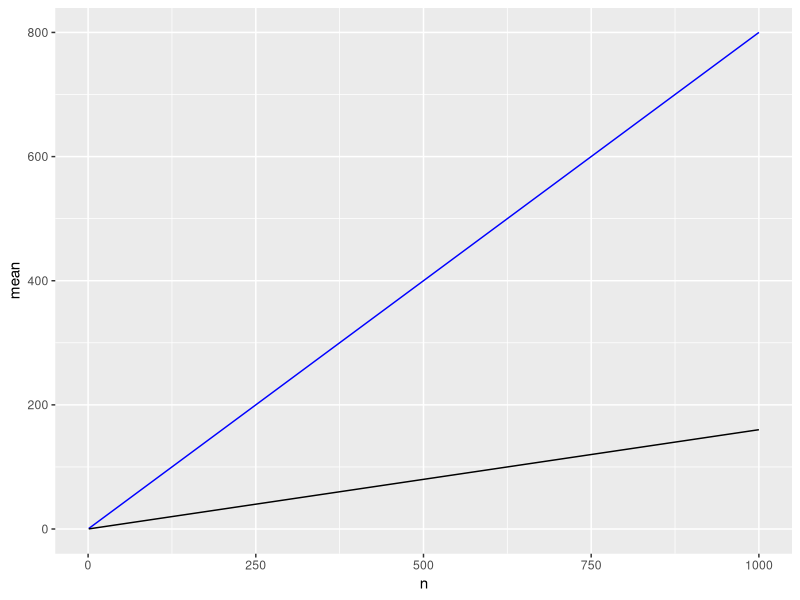
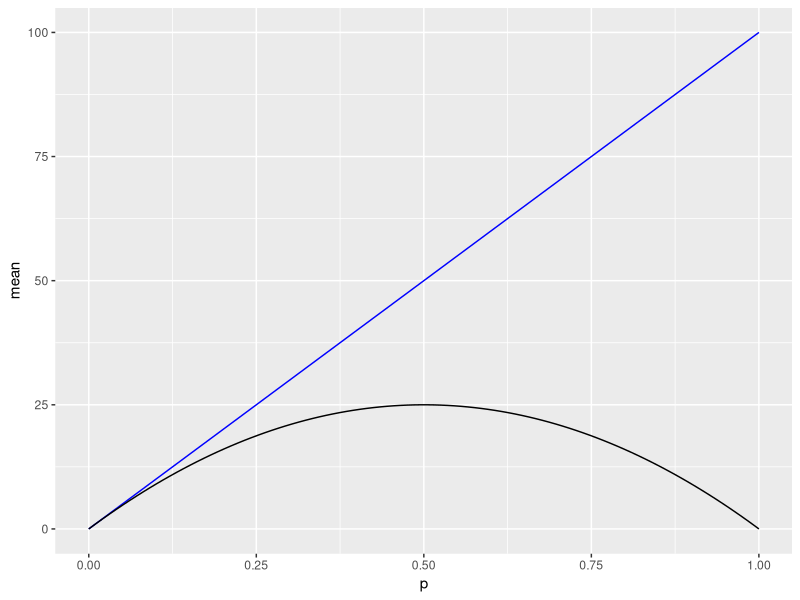
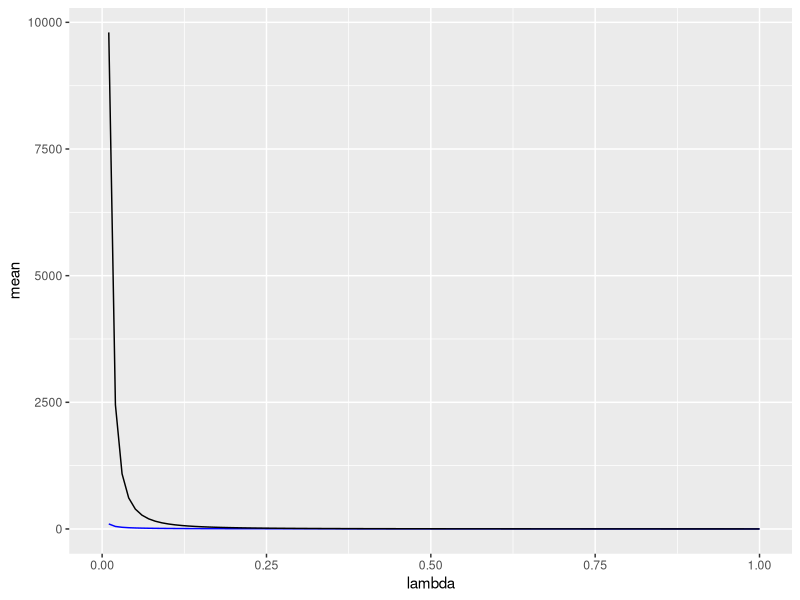

Here is the R script that generated these plots, in order:
## ---- chunk 1
knitr::opts_chunk$set(tidy.opts=list(width.cutoff=80), tidy=TRUE)
## ---- chunk 2
library(tidyverse)
## ---- chunk 3
# Mean and standard deviation of X_n random variables
mean_Xn = 0
variance_Xn = 1/4

# Number of independent variables
n = 364

# Mean and sd of sum of independent variables
mean_CLT = n * mean_Xn
variance_CLT = n * variance_Xn
## ---- chunk 4
mean_Y365 = 100 + mean_CLT
## ---- chunk 5
p_100 = 1 - pnorm(100, mean = mean_Y365, sd = sqrt(variance_CLT))
p_110 = 1 - pnorm(110, mean = mean_Y365, sd = sqrt(variance_CLT))
p_120 = 1 - pnorm(120, mean = mean_Y365, sd = sqrt(variance_CLT))

cat(
  'P(Y_365 >= 100) = ',p_100,'\n',
  'P(Y_365 >= 110) = ',p_110,'\n',
  'P(Y_365 >= 120) = ',p_120,
  sep = ''
)
## ---- chunk 6
mgf <- expression( (q + p * exp(t))^n )
first_moment <- D(mgf, 't')
second_moment <- D(first_moment, 't')

print(first_moment)

print(second_moment)
## ---- chunk 7
expected_val_binom <- function(n,p,q,t) eval(first_moment)
variance_binom <- function(n,p,q,t) eval(second_moment) - eval(first_moment)^2

n = 100
p = 0.8
q = 1 - p

cat(
  'Expected Value: ',expected_val_binom(n,p,q,0),'\n',
  'Variance: ',variance_binom(n,p,q,0),
  sep = ''
)
## ---- chunk 8
cat(
  'Expected Value: ',n*p,'\n',
  'Variance: ',n*p*q,
  sep = ''
)
## ---- chunk 9
results <- data.frame()
p <- 0.8
q <- 1 - p

for (n in 1:1000) {
  mean <- expected_val_binom(n,p,q,0)
  variance <- variance_binom(n,p,q,0)
  result <- list(n = n, mean = mean, variance = variance)
  results <- rbind (results, result)
}

results %>%
  ggplot() +
  geom_line(aes(x = n, y = mean), color = 'blue') +
  geom_line(aes(x = n, y = variance), color = 'black')
## ---- chunk 10
results <- data.frame()
n = 100

for (p in seq(0, 1, length.out = 100)) {
  q <- 1 - p
  mean <- expected_val_binom(n,p,q,0)
  variance <- variance_binom(n,p,q,0)
  result <- list(p = p, mean = mean, variance = variance)
  results <- rbind (results, result)
}

results %>%
  ggplot() +
  geom_line(aes(x = p, y = mean), color = 'blue') +
  geom_line(aes(x = p, y = variance), color = 'black')
## ---- chunk 11
mgf <- expression( lambda / (lambda - t) ) # (1 - t * lambda^-1)^-1 )
first_moment <- D(mgf, 't')
second_moment <- D(first_moment, 't')

print(first_moment)

print(second_moment)
## ---- chunk 12
expected_val_expo <- function(lambda,t) eval(first_moment)
variance_expo <- function(lambda,t) eval(second_moment) - eval(first_moment)^2

lambda = 1/10

cat(
  'Expected Value: ',expected_val_expo(lambda,0),'\n',
  'Variance: ',variance_expo(lambda,0),
  sep = ''
)
## ---- chunk 13
cat(
  'Expected Value: ', 1 / lambda,'\n',
  'Variance: ', 1 / lambda^2,
  sep = ''
)
## ---- chunk 14
results <- data.frame()

for (lambda in seq(0, 1, length.out = 100)) {
  mean <- expected_val_expo(lambda,0)
  variance <- variance_expo(lambda,0)
  result <- list(lambda = lambda, mean = mean, variance = variance)
  results <- rbind (results, result)
}

results %>%
  ggplot() +
  geom_line(aes(x = lambda, y = mean), color = 'blue') +
  geom_line(aes(x = lambda, y = variance), color = 'black')
